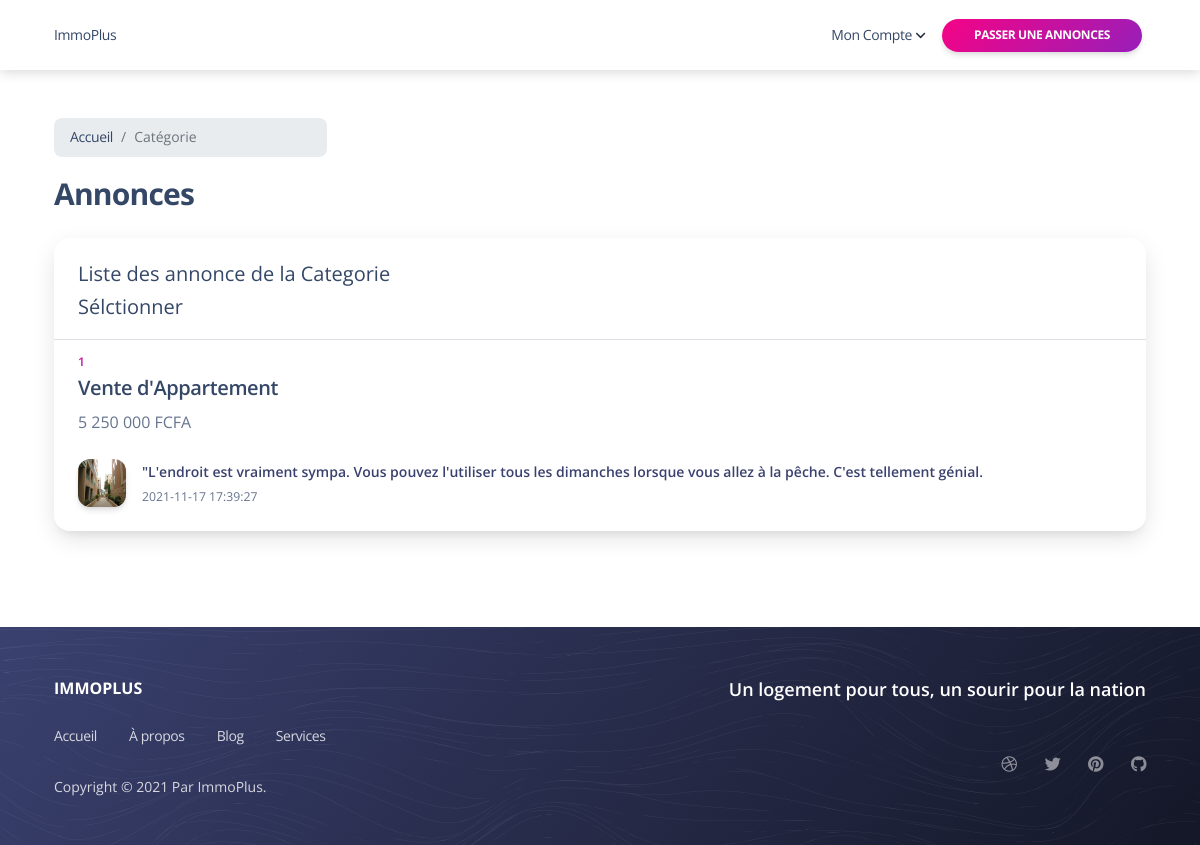
The app's page /features.php?categorieid=1 (signed in) with its own data.
### tables this page shows
CREATE TABLE IF NOT EXISTS `annonce` (
  `id` int(255) NOT NULL AUTO_INCREMENT,
  `id_categorie` int(11) NOT NULL,
  `id_annonceur` int(11) NOT NULL,
  `titre` varchar(50) NOT NULL,
  `prix` text NOT NULL,
  `suface` double NOT NULL,
  `ville` varchar(255) NOT NULL,
  `description` text NOT NULL,
  `date_creation` datetime NOT NULL,
  `photoExt` varchar(225) NOT NULL,
  `photoSalon` varchar(225) NOT NULL,
  `photoChambre` varchar(255) NOT NULL,
  PRIMARY KEY (`id`),
  KEY `id_categorie` (`id_categorie`)
);

### models/sujets.php (the view, shortened to what this page needs)
 <?php require_once 'controllers/database.php';
  $get_id = (int) trim(htmlentities($_GET['categorieid']));
 $requete = $bdd->query("SELECT * FROM annonce WHERE id_categorie = $get_id ORDER BY date_creation DESC");
 $tmp = 1;
?>
<div class="position-relative border-radius-xl overflow-hidden shadow-lg mb-7">
    <div class="container border-bottom">
        <div class="row py-3">
            <div class="col-lg-4 text-start">
                <p class="lead text-dark pt-1 mb-0">Liste des annonce de la Categorie Sélctionner</p>
            </div>
        </div>
    </div>
    <div>
        <div class="card-group">
        <?php  while ($topic = $requete->fetch(PDO::FETCH_NUM)) {?>
            <div class="card">
                <div class="card-body pt-2">
                    <span class="text-gradient text-primary text-uppercase text-xs font-weight-bold my-2"><?php echo $tmp ?></span>
                    <a href="author.php?id_annonce=<?php echo htmlentities($topic[0]); ?>&&id_annonceur=<?php echo htmlentities($topic[2]); ?>" class="card-title h5 d-block text-darker">
                    <?php echo htmlentities($topic[3]); ?>
                    </a>
                    <p class="card-description mb-4">
                    <?php echo htmlentities($topic[4]); ?>
                    </p>
                    <div class="author align-items-center">
                        <img src="../public/uploads/photoExt/<?php  echo htmlentities($topic[9]);?>" alt="..." class="avatar shadow">
                        <div class="name ps-3">
                            <span><?php echo htmlentities($topic[7]); ?></span>
                            <div class="stats">
                                <small><?php echo htmlentities($topic[8]); ?></small>
                            </div>
                        </div>
                    </div>
                </div>
            </div>
         <?php  $tmp++; } ?>
        </div>

### records on screen
annonce: titre "Vente d'Appartement", prix "5 250 000 FCFA", photoExt (picture), description "\"L'endroit est vraiment sympa. Vous pouvez l'utiliser tous les dimanches lorsque vous allez à la pêche. C'est tellement génial.", date_creation "2021-11-17 17:39:27"
